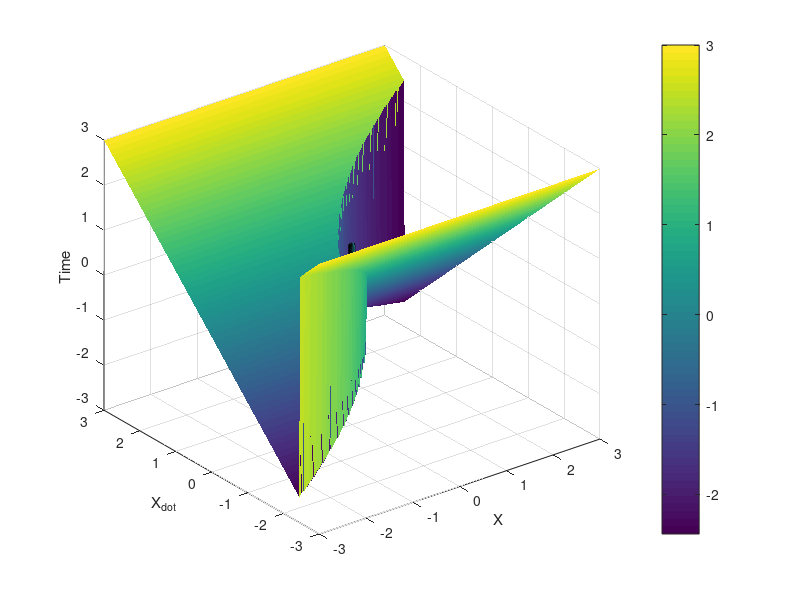
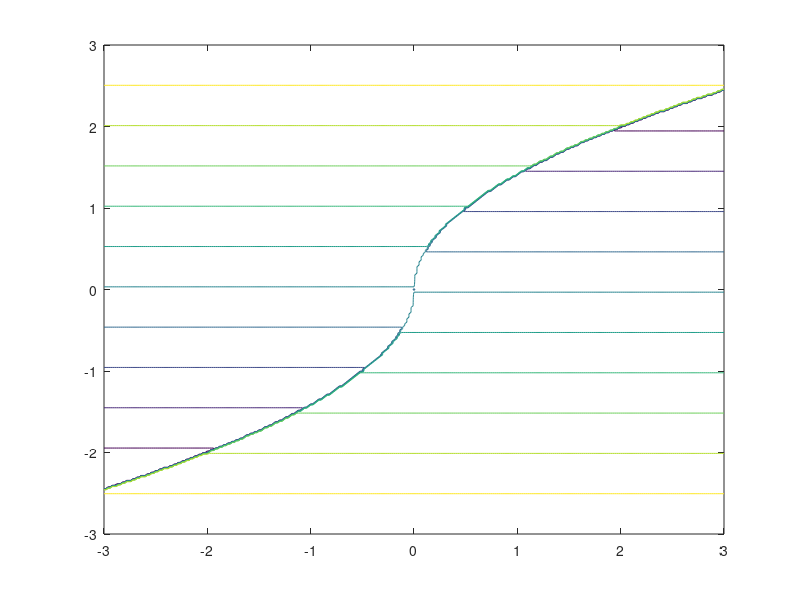

MATLAB code to generate these figures, in order:
function UnitSphere
x1=0;
v1=0;
a_max=1;

% returns the minimum time between 2 points ([x1,y1] and [x2,y2]) in the state space
% returns -1 if the solution does not exist
function T = cal_min_time(x2, v2)
    dp_acc = 0.5*(v1+v2)*abs(v2-v1)/a_max;
    sigma = sign(x2 - x1 - dp_acc);
    a2 = -sigma*a_max;
    a1 = -a2;
    a = a1;
    b = 2*v1;
    c = (v2^2-v1^2)/(2*a2) - (x2-x1);
    q = -0.5*(b + sign(b)*(b^2-4*a*c)^0.5);
    ta1_a = q/a; ta1_b = c/q;
    if(ta1_a >= 0);
        ta1 = ta1_a;
    elseif (ta1_b >= 0)
        ta1 = ta1_b;
    elseif (ta1_a==0 && ta1_b==0)
        T=0;
        return;
    else 
        T=-1;
        return;
    end
    T = (v2-v1)/a2 + 2*ta1;
    if T<0
        disp('stuff');
    end
end

x = x1-3.0:0.02:x1+3.0;
y = v1-3.0:0.02:v1+3.0;
[X, Y] = meshgrid(x, y);
Z = arrayfun(@cal_min_time, X, Y);
h = surf(X,Y,Z);
set(h, 'edgecolor','none')
colorbar;
[Xc,Yc,Zc] = cylinder;
hold on;
surf(0.05*Xc+x1,0.05*Yc+v1,1*abs(Zc));
hold off;
xlabel('X');
ylabel('X_d_o_t');
zlabel('Time');
figure;
contour(X,Y,Z);
end